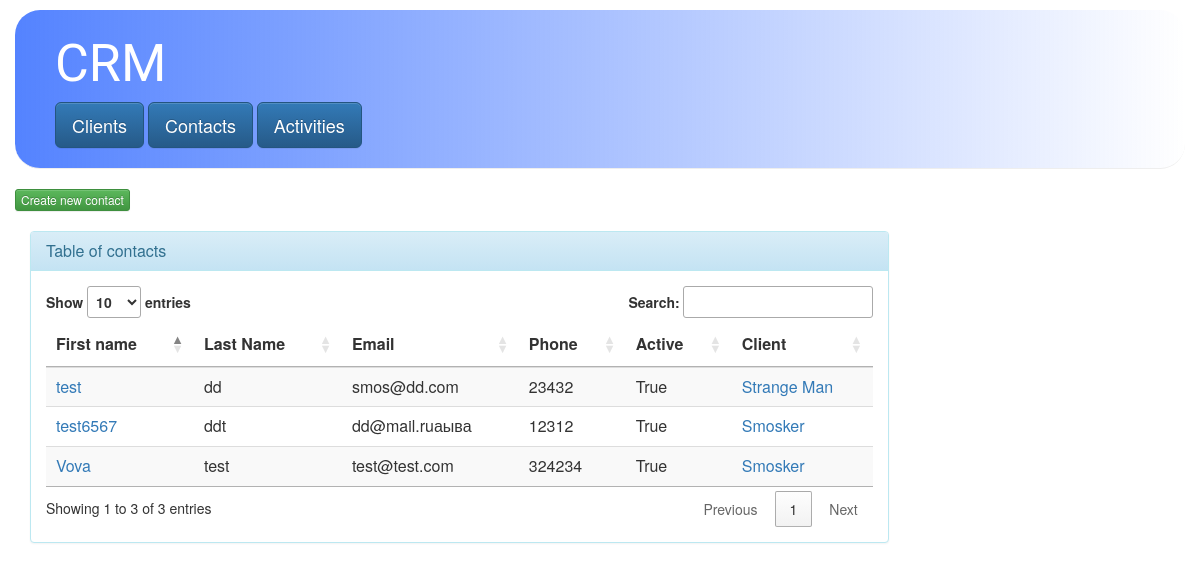
/crm/contacts/, run on an earlier commit of the app's database.
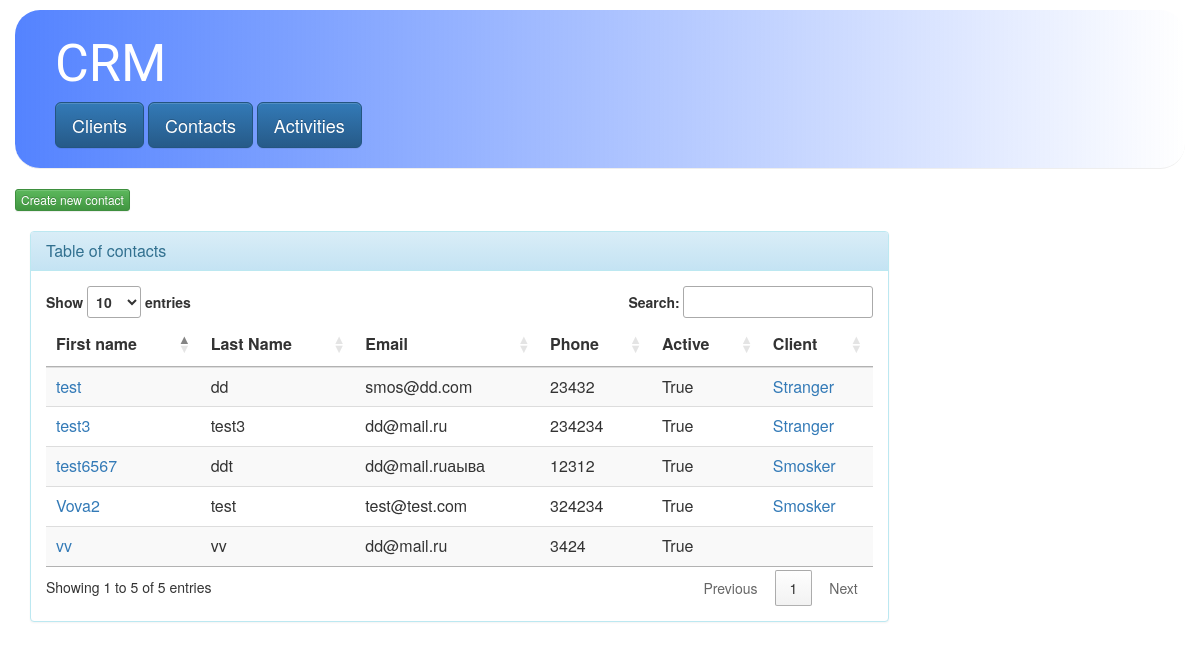
And on a later commit of the database.
### crm/models.py (models this page shows, shortened)
class Contact(models.Model):
    first_name = models.CharField(max_length=200)
    last_name = models.CharField(max_length=200)
    email = models.EmailField()
    phone = models.IntegerField()
    client = models.ForeignKey(Client, on_delete=models.SET_NULL,null=True,blank=True)
    active = models.BooleanField(default=True)

class Client(models.Model):
    name = models.CharField(max_length=200)
    loyal = models.BooleanField(default=False)

### crm/views.py (the view)
class Contacts(generic.ListView):
    model = Contact
    template_name = 'crm/contacts.html'
    context_object_name = 'contacts_list'

### crm/templates/crm/contacts.html
{% extends 'crm/base.html' %}
{% block content %}
<a class="btn btn-xs btn-success"  href="{% url 'crm:new_contact'%}">{{ "Create new contact" }}</a>
<br>
<br>
<div class="col-md-9 ">
  <div class="panel panel-info">
    <div class="panel-heading">
      <h3 class="panel-title">Table of contacts</h3>
    </div>
    <div class="panel-body">
      {% if contacts_list %}
        <table id="contacts_table" class="table table-striped">
          <thead>
            <tr>
              <th>First name</th>
              <th>Last Name</th>
              <th>Email</th>
              <th>Phone</th>
              <th>Active</th>
              <th>Client</th>
            </tr>
          </thead>
          <tbody>
            {% for contact in contacts_list %}
            <tr>
              <td><a href="{% url 'crm:contact' contact.id%}">{{ contact.first_name }}</a></td>
              <td> {{ contact.last_name }}</td>
              <td> {{ contact.email }}</td>
              <td> {{ contact.phone }}</td>
              <td> {{ contact.active }}</td>
              <td><a href="{% url 'crm:client' contact.client.id|default:1%}">{{ contact.client.name }}</a></td>
            </tr>
            {% endfor %}
          </tbody>
        </table>
      {% else %}
      <p>No contacts are available.</p>
      {% endif %}
    </div>
  </div>
</div>
{% endblock content %}

What changed in the data, as far as the page shows it:
changed Contact "test@test.com": first_name "Vova" → "Vova2"
changed Contact "dd": client.name "Strange Man" → "Stranger"
added Contact: first_name "test3", last_name "test3", email "dd@mail.ru", phone "234234", active "True", client.name "Stranger"
added Contact: first_name "vv", last_name "vv", email "dd@mail.ru", phone "3424", active "True"
Also different on the page:
text written by a page script: "Show entries Search: Showing 1 to 3 of 3 entries Previous 1 Next" → "Show entries Search: Showing 1 to 5 of 5 entries Previous 1 Next"
